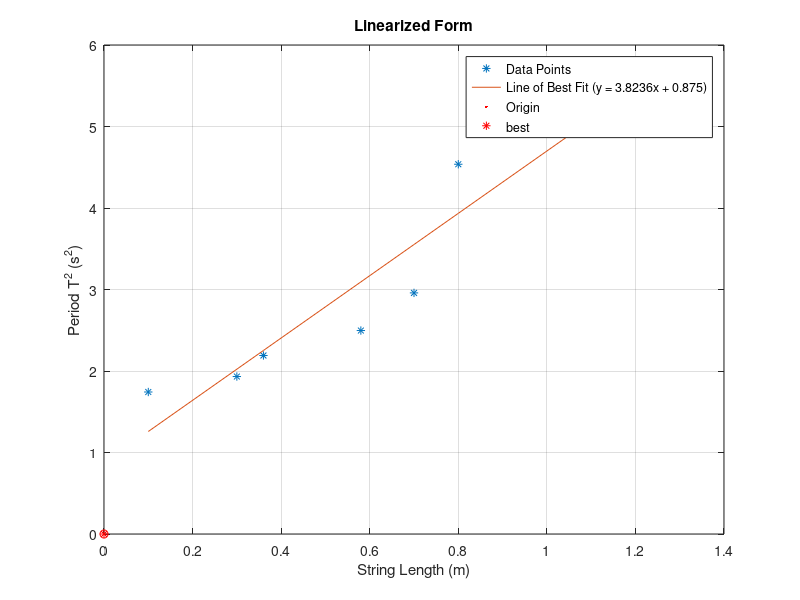
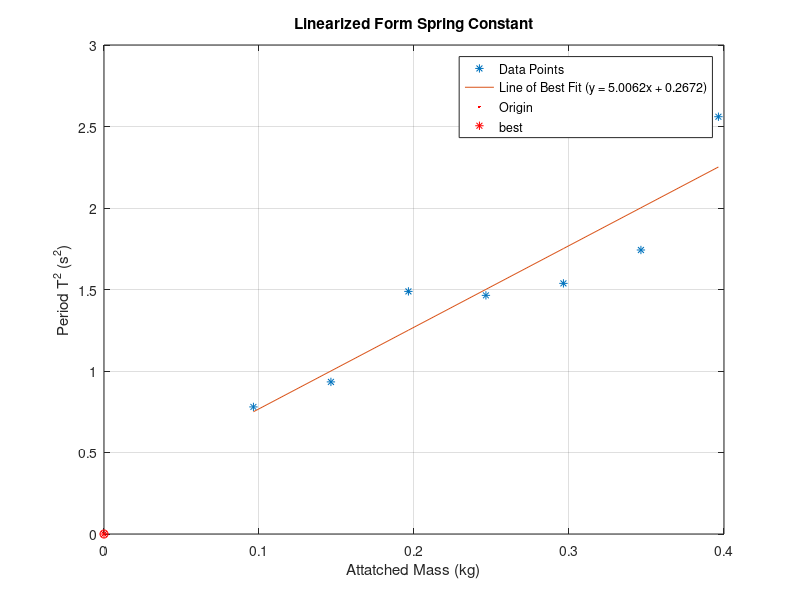

Recreate these plots in MATLAB, in order. (Note: this script raises an error after producing the figures.)
%% Roshan Jaiswal-Ferri
%Section - 45
%PHYS 142

%% Workspace Prep

warning off
format long     %Allows for more accurate decimals
close all;      %Clears all
clear all;      %Clears Workspace
clc;            %Clears Command Window

%% Plotting for part c

lp = [110,	2.31;
      80,	2.13;
      70,	1.72;
      58,	1.58;
      36,	1.48;
      30,	1.39;
      10,	1.32];

x = (lp(:,1)/100)';
T2 = lp(:,2).^2;

p = polyfit(x,T2,1);
bf = polyval(p,x);
g = (4*pi^2)/p(1);

figure('Name','Linearized Form')
plot(x,T2,'*')
hold on
grid on
plot(x,bf)
plot(0,0,'r.')
plot(0,0,'r*')
plot(0,0,'ro')
xlabel('String Length (m)')
ylabel('Period T^2 (s^2)')
title('Linearized Form')
legend('Data Points','Line of Best Fit (y = 3.8236x + 0.875) ',...
    'Origin',Location='best')

disp(['Calculated g: ', num2str(g), 'm/s^2'])
disp(['Percent Dif.: ', num2str(abs((9.80-g)/9.80)*100), '%'])
disp(' ')

%% Determine the spring constant and effective mass from  Period vs. Mass  

msp = 0.162;
g = 9.81;
mass = [96.4, 146.4, 196.4, 246.4, 296.4, 346.4, 396.4]./1000; %in kg
period = [0.883, 0.966, 1.22, 1.21, 1.24, 1.32, 1.6]; %seconds

force = mass.*g; %force in newtons
k = (4*pi^2.*mass)./period.^2;

k = mean(k);
meff = (1/3)*msp; %apprax mass fraction

disp(['K value found from mass & period: ', num2str(k), ' N-m'])
disp(['Effective mass fraction of spring: ', num2str(meff), ' kg'])


Tsp2 = period.^2;
k = 8.44;
beta = 1/3;

p2 = polyfit(mass,Tsp2,1);
bf2 = polyval(p2,mass); %line of best fit
meffsp = (p2(2)*k)/(4*pi^2*beta);

disp(['Effective mass fraction of spring calculated: ',...
    num2str(meffsp), ' kg'])

figure('Name','Linearized Form Spring Constant')
plot(mass,Tsp2,'*')
hold on
grid on
plot(mass,bf2)
plot(0,0,'r.')
plot(0,0,'r*')
plot(0,0,'ro')
xlabel('Attatched Mass (kg)')
ylabel('Period T^2 (s^2)')
title('Linearized Form Spring Constant')
legend('Data Points','Line of Best Fit (y = 5.0062x + 0.2672) ',...
    'Origin',Location='best')

%% Finding Period of phone on spring

data = readtable('Acceleration without g 2025-04-09 13-13-45.xls');

t2 = data.Time_s_;
a2 = data.LinearAccelerationY_m_s_2_;

t = t2(1:200);
a = a2(1:200);

zero_crossings = [];  % to store interpolated time values at zero crossing

for i = 1:length(a)-1
    if a(i) * a(i+1) < 0  % sign change => zero crossing
        % Linear interpolation to estimate crossing time
        t0 = t(i);
        t1 = t(i+1);
        a0 = a(i);
        a1 = a(i+1);
        
        % Interpolate to find zero crossing time
        t_cross = t0 - a0 * (t1 - t0) / (a1 - a0);
        
        zero_crossings(end+1) = t_cross;
    end
end

disp('Zero crossings occur at times:');
disp(num2str(zero_crossings));

t1 = mean(zero_crossings(1:3));
t2 = mean(zero_crossings(4:6));

dt = t2-t1;

p = dt*2;
disp(['period: ', num2str(p)])

% figure('Name','Gathered Data')
% plot(t,a)
% xlabel('Time (s)')
% ylabel('Accel (g)')
% grid on
